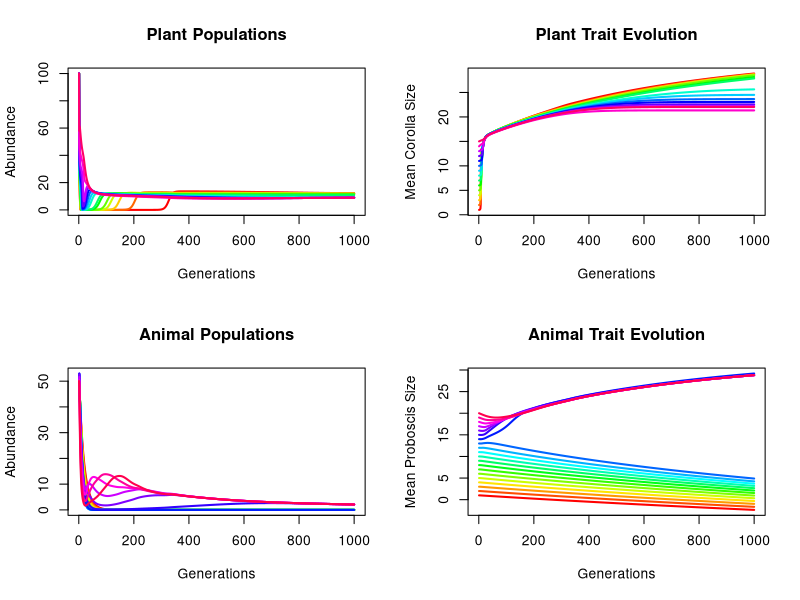

Write R code to recreate this figure.
# --- 1. Base Parameters ---
T_max <- 1000

mu_P_initial <- c(1:15)
S_P <- length(mu_P_initial)
P_t_initial <- rep(100, S_P)
sigma_P <- rep(1, S_P)
r_P <- rep(0.1, S_P)
m_P <- rep(0.01, S_P)
b_P <- rep(1.5, S_P)
M_P0 <- rep(10, S_P)
c_cost <- 0.1
h2_P <- 0.5 # Heritability for Plant traits

mu_A_initial <- c(1:20)
S_A <- length(mu_A_initial)
A_t_initial <- rep(50, S_A)
sigma_A <- rep(1.2, S_A)
b_A <- rep(2.0, S_A)
M_A0 <- rep(15, S_A)
C_A0 <- 0.05
mu_A0 <- 10
h2_A <- 0.5 # Heritability for Animal traits

sigma_c <- 1

# --- 2. Fitness Evaluation Function ---
calc_fitness <- function(mu_P, mu_A, P_t, A_t) {
  # Interaction Matrices
  d_AP <- outer(mu_A, mu_P, "-")
  var_sum_AP <- outer(sigma_A^2, sigma_P^2, "+")
  H_int <- pnorm(d_AP / sqrt(var_sum_AP))

  d_PA <- outer(mu_P, mu_A, "-")
  var_sum_PA <- outer(sigma_P^2, sigma_A^2, "+")
  var_total <- sigma_c^2 + var_sum_PA
  sd_sum_PA <- sqrt(var_sum_PA)
  sd_total <- sqrt(var_total)

  f_int <- pnorm(d_PA / sd_sum_PA) +
    (sigma_c / sd_total) * exp(-(d_PA^2) / (2 * var_total)) *
      pnorm((d_PA * sigma_c) / (sd_sum_PA * sd_total))

  # Plant Math
  denom_H <- as.vector(H_int %*% P_t) + 1e-9
  M_C_A <- sweep(H_int, 1, denom_H, "/")
  M_C_A <- sweep(M_C_A, 1, A_t, "*")
  C_P_val <- c_cost * colSums(M_C_A)

  denom_f <- as.vector(t(f_int) %*% P_t) + 1e-9
  M_P_matrix <- sweep(f_int, 2, denom_f, "/")
  M_P_matrix <- sweep(M_P_matrix, 2, A_t, "*")
  B_P_val <- b_P * (rowSums(M_P_matrix) / (rowSums(M_P_matrix) + M_P0))

  W_P <- exp(r_P + B_P_val - C_P_val - m_P * P_t)

  # Animal Math
  denom_H_anim <- as.vector(t(H_int) %*% A_t) + 1e-9
  M_A_matrix <- sweep(H_int, 2, denom_H_anim, "/")
  M_A_matrix <- sweep(M_A_matrix, 2, P_t, "*")
  B_A_val <- b_A * (rowSums(M_A_matrix) / (rowSums(M_A_matrix) + M_A0))
  C_A_val <- C_A0 * exp((mu_A / mu_A0) + 0.5 * (sigma_A / mu_A0)^2)

  W_A <- exp(B_A_val - C_A_val)

  return(list(W_P = W_P, W_A = W_A))
}

# --- 3. Set Up History Matrices ---
P_history <- matrix(0, nrow = T_max, ncol = S_P)
A_history <- matrix(0, nrow = T_max, ncol = S_A)
mu_P_history <- matrix(0, nrow = T_max, ncol = S_P)
mu_A_history <- matrix(0, nrow = T_max, ncol = S_A)

P_history[1, ] <- P_t_initial
A_history[1, ] <- A_t_initial
mu_P_history[1, ] <- mu_P_initial
mu_A_history[1, ] <- mu_A_initial

# --- 4. Eco-Evolutionary Simulation Loop ---
delta <- 1e-5 # Finite difference step for numeric gradients

for (t in 1:(T_max - 1)) {
  curr_P <- P_history[t, ]
  curr_A <- A_history[t, ]
  curr_mu_P <- mu_P_history[t, ]
  curr_mu_A <- mu_A_history[t, ]

  # Base fitness evaluation
  res <- calc_fitness(curr_mu_P, curr_mu_A, curr_P, curr_A)
  W_P <- res$W_P
  W_A <- res$W_A

  # Calculate selection gradients for Plant traits
  grad_W_P <- numeric(S_P)
  for (i in 1:S_P) {
    pert_mu_P <- curr_mu_P
    pert_mu_P[i] <- pert_mu_P[i] + delta
    W_P_new <- calc_fitness(pert_mu_P, curr_mu_A, curr_P, curr_A)$W_P
    grad_W_P[i] <- (W_P_new[i] - W_P[i]) / delta
  }

  # Calculate selection gradients for Animal traits
  grad_W_A <- numeric(S_A)
  for (j in 1:S_A) {
    pert_mu_A <- curr_mu_A
    pert_mu_A[j] <- pert_mu_A[j] + delta
    W_A_new <- calc_fitness(curr_mu_P, pert_mu_A, curr_P, curr_A)$W_A
    grad_W_A[j] <- (W_A_new[j] - W_A[j]) / delta
  }

  # Update Trait Means using the Quantitative Genetics equation:
  curr_mu_P <- curr_mu_P + h2_P * (sigma_P^2) * (1 / W_P) * grad_W_P
  curr_mu_A <- curr_mu_A + h2_A * (sigma_A^2) * (1 / W_A) * grad_W_A

  # Apply Eco-growth to next gen
  P_history[t + 1, ] <- curr_P * W_P
  A_history[t + 1, ] <- curr_A * W_A
  mu_P_history[t + 1, ] <- curr_mu_P
  mu_A_history[t + 1, ] <- curr_mu_A
}

# --- 5. Export Results ---
png("eco_evo_plot.png", width = 1200, height = 1000, res = 100)
par(mfrow = c(2, 2))

matplot(1:T_max, P_history,
  type = "l", lty = 1, lwd = 2, col = rainbow(S_P),
  xlab = "Generations", ylab = "Abundance", main = "Plant Populations"
)

matplot(1:T_max, mu_P_history,
  type = "l", lty = 1, lwd = 2, col = rainbow(S_P),
  xlab = "Generations", ylab = "Mean Corolla Size", main = "Plant Trait Evolution"
)

matplot(1:T_max, A_history,
  type = "l", lty = 1, lwd = 2, col = rainbow(S_A),
  xlab = "Generations", ylab = "Abundance", main = "Animal Populations"
)

matplot(1:T_max, mu_A_history,
  type = "l", lty = 1, lwd = 2, col = rainbow(S_A),
  xlab = "Generations", ylab = "Mean Proboscis Size", main = "Animal Trait Evolution"
)

dev.off()
print("Simulation complete! Check the new 'eco_evo_plot.png' image file.")
print("Final Plant Traits at T_max:")
print(round(mu_P_history[T_max, ], 3))
print("Final Animal Traits at T_max:")
print(round(mu_A_history[T_max, ], 3))
